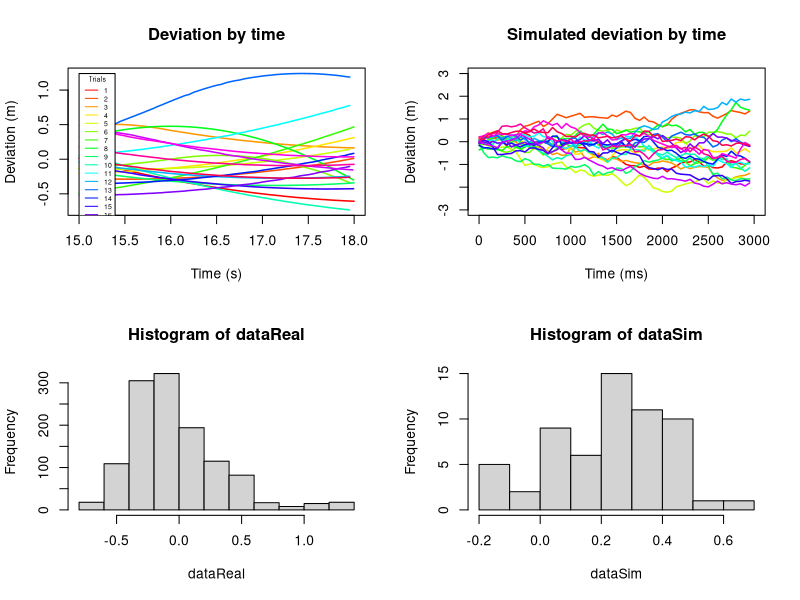

Write R code to recreate this figure.
#load("keyPressDataWithLaneDeviation.Rdata")
dfcFrame <- read.csv("tableOfDriftValuesCalibration.csv", header = TRUE)
plotA <- function(){  
  subFrame <- subset(dfcFrame, dfcFrame$trialTime >= 15000 & dfcFrame$trialTime <= 18000, select = c("trial", "posX", "trialTime"))
  plotFrame <- data.frame(
    trial = subFrame$trial,
    timeInSeconds = subFrame$trialTime / 1000,
    lanePosition = subFrame$posX
  )
  
  xrange <- range(plotFrame$timeInSeconds)
  yrange <- range(plotFrame$lanePosition)
  
  plot(xrange, yrange, type = "n", xlab = "Time (s)", ylab = "Deviation (m)")
  
  ntrial <- length(unique(plotFrame$trial))
  colors <- rainbow(ntrial)
  
  for(i in 1:ntrial){
    lines(plotFrame$timeInSeconds[plotFrame$trial == i], plotFrame$lanePosition[plotFrame$trial == i], 
          type = "l" , lwd=1.5, col=colors[i], lty = 1)
  }
  
  legend(xrange[1], yrange[2], 1:ntrial, cex=0.5, col=colors, lty=1, title="Trials")
  
  title("Deviation by time")
  plotFrame$lanePosition
}

plotB <- function(){
  subFrame <- subset(dfcFrame, dfcFrame$trialTime >= 15000 & dfcFrame$trialTime <= 18000, select = c("trial", "posX", "trialTime"))
  plotFrame <- data.frame(
    trial = subFrame$trial,
    timeInMs = subFrame$trialTime,
    lanePosition = subFrame$posX
  )
  
  ntrial <- 20#length(unique(plotFrame$trial))
  colors <- rainbow(ntrial)
  
  xrange <- range(0:3000)
  yrange <- range(-3:3)
  
  plot(xrange, yrange, type = "n", xlab = "Time (ms)", ylab = "Deviation (m)")
  # mean <- with(plotFrame, aggregate(lanePosition, list(trial), mean))
  # sd <- with(plotFrame , aggregate(lanePosition, list(trial), sd))
  
  for(i in 1:ntrial){
    #trialData <- plotFrame[plotFrame$trial == i,]
    #mean <- with(trialData, aggregate(lanePosition, list(trial), mean))
    #sd <- with(trialData, aggregate(lanePosition, list(trial), sd))
    
    #rn <- rnorm(60, mean = mean$x, sd = sd$x)
    
    rn <- rnorm(3000 / 50, mean = 0, sd = 0.13)
    rn <- cumsum(rn)
    lines(seq(1, 3000, 50), rn, type = "l" , lwd=1.5, col=colors[i], lty = 1)
  }
  
  title("Simulated deviation by time")
  rn
}

plotC <- function(dataReal, dataSim){
  hist(dataReal)
  hist(dataSim)
}

par(mfrow=c(2,2))
lda <- plotA()
ldb <- plotB()
plotC(lda, ldb)

sda <- sd(lda)
sda
sdb<- sd(ldb)
sdb




